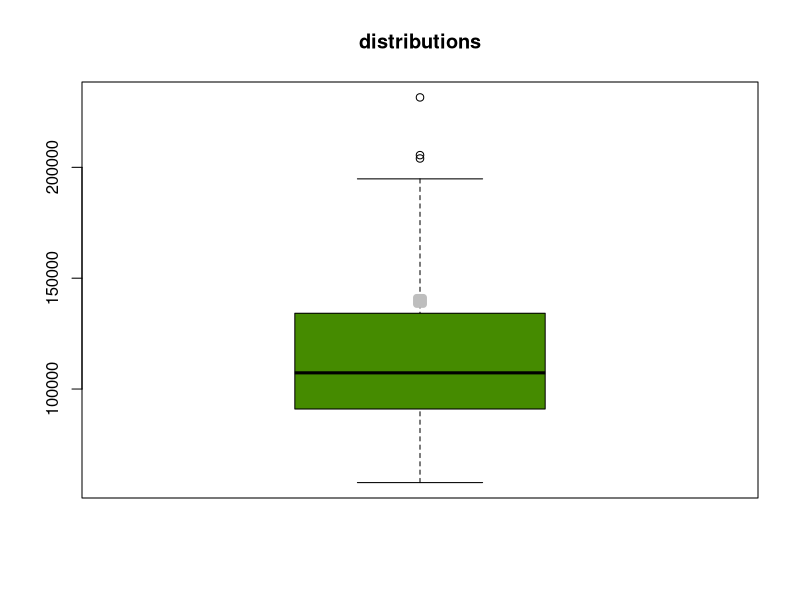
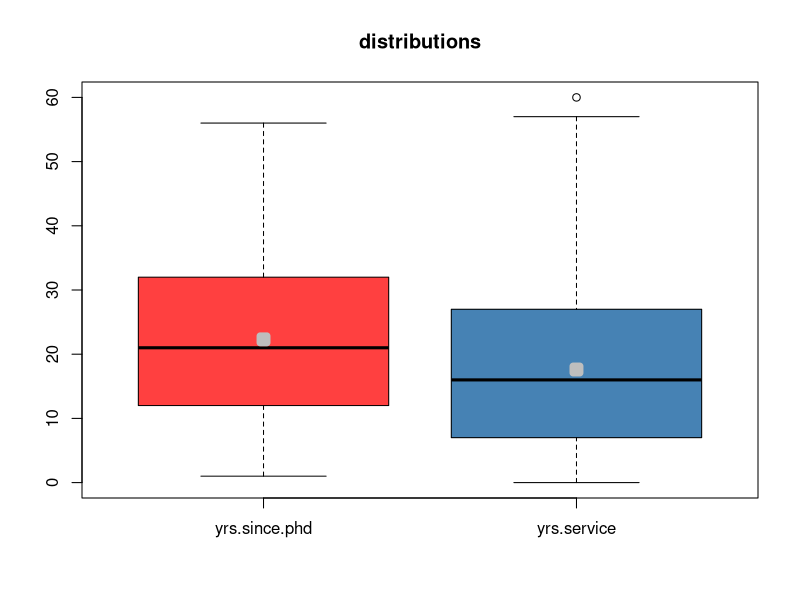
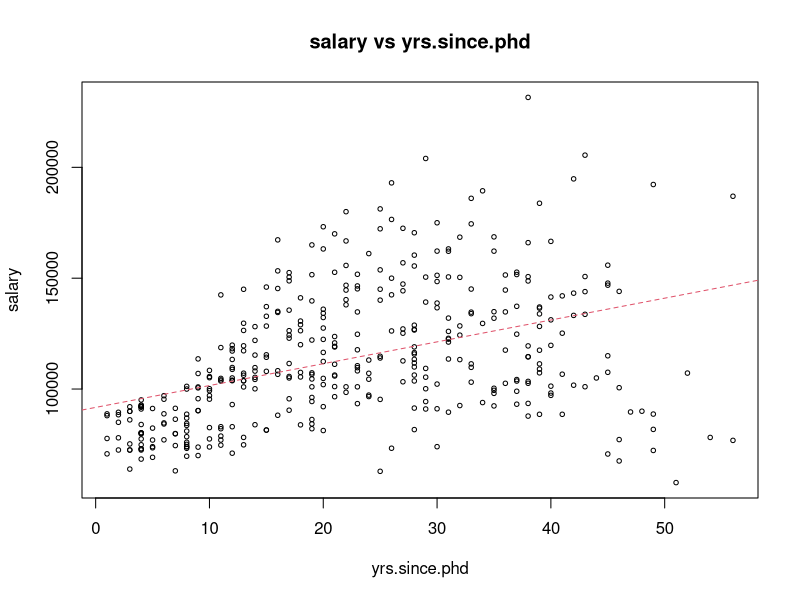
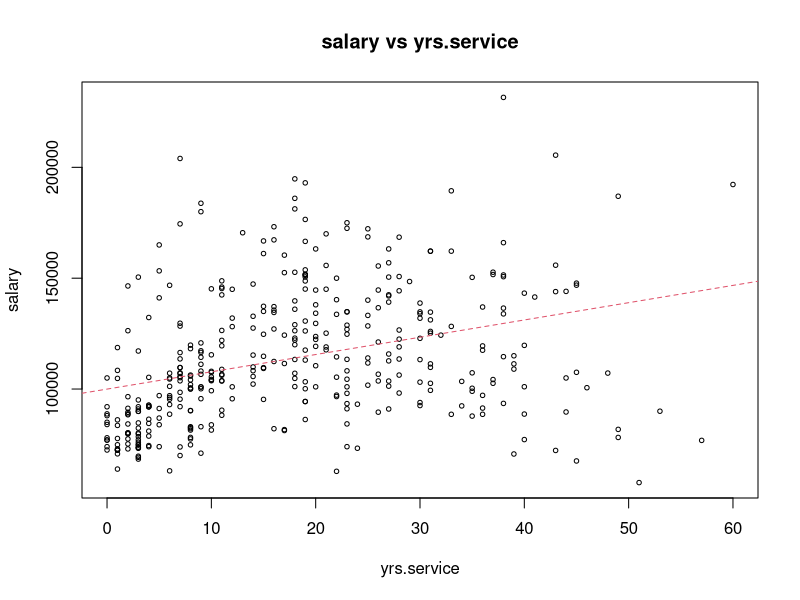

Write the R code that produced these figures, in order.
# If you don't have carData installed yet, uncomment and run the line below
# install.packages(carData)
library(carData)
data(Salaries)
attach(Salaries)
head(Salaries)
summary(Salaries)

boxplot(salary, col=c('chartreuse4'), main="distributions")
means <- sapply(salary, mean)
points(means, col="gray", pch=22, lwd=7)

boxplot(Salaries[,3:4], col=c('brown1', 'steelblue'), main="distributions")
means <- sapply(Salaries[,3:4], mean)
points(means, col="gray", pch=22, lwd=7)

# scatter plot salary versus yrs.since.phd
plot(salary ~ yrs.since.phd, cex=.6, main="salary vs yrs.since.phd", xlab="yrs.since.phd", ylab="salary")
# fit the model
model1 <- lm(salary ~ yrs.since.phd)
# add the line of the best fit on the scatter plot
abline(model1, lty=2, col=2)
summary(model1)

# scatter plot salary versus yrs.since.phd
plot(salary ~ yrs.service, cex=.6, main="salary vs yrs.service", xlab="yrs.service", ylab="salary")
# fit the model
model2 <- lm(salary ~ yrs.service)
# add the line of the best fit on the scatter plot
abline(model2, lty=2, col=2)
summary(model2)

mr_model <- lm(salary ~ yrs.since.phd + yrs.service)
summary(mr_model)

qf(0.95, 2, 394)

qt(0.95, 394)

qt(0.95, 394)

qt(0.975, 394)
